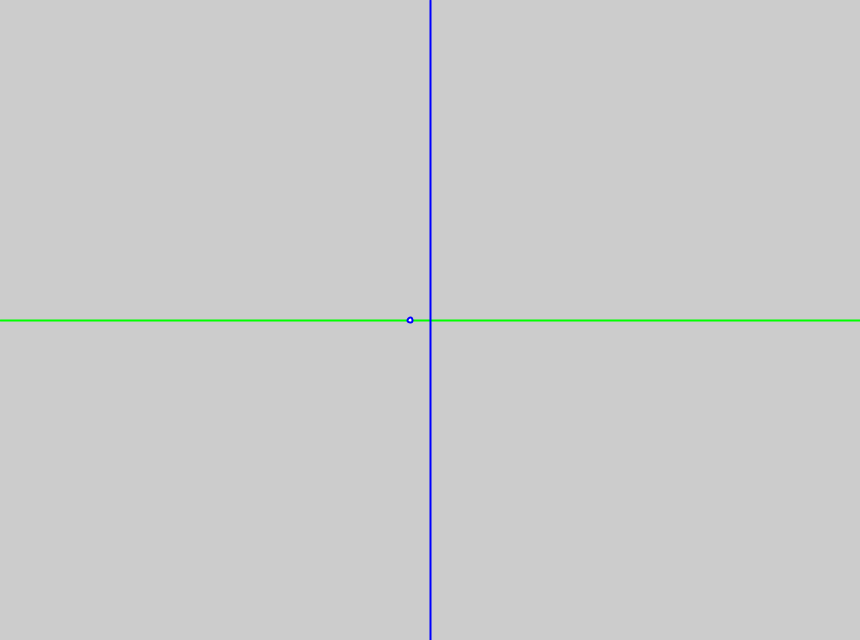
Frame 1 (no input)
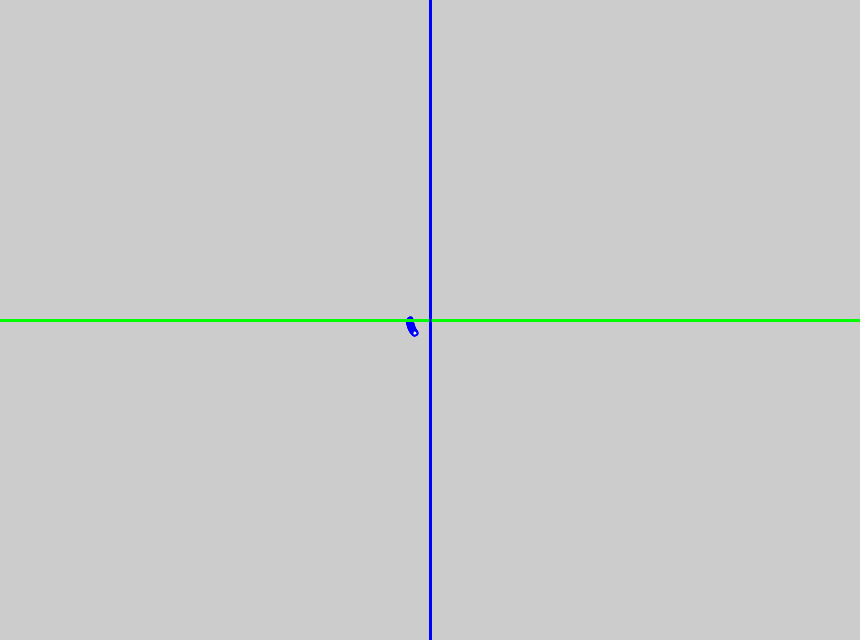
Frame 60 (the mouse pressed at the canvas centre just before this capture)
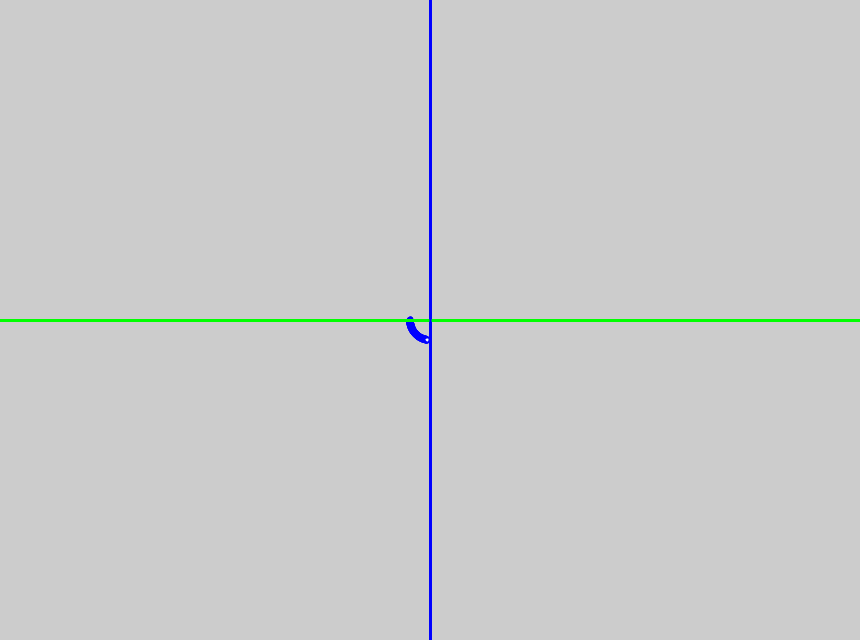
Frame 120 (the mouse held since frame 60 and released just before this capture)

The Processing sketch that drew these frames (run headless with seeded random() and noise(); from frame 60 on, the mouse is pressed at the canvas centre):

// Processing sketch: questao3
// ── questao3.pde
float startXPoint = -20;
float startYPoint = 0;
XYPlan xyPlan;
Spiral spiral;

void setup() {
  size(860, 640);
  float[] axis = new float[2];
  axis[0] = width/2;
  axis[1] = height/2;
  float[] center = {0 , 0};
  xyPlan = new XYPlan(axis);
  spiral = new Spiral(
    xyPlan.convertToPlan(center[0], center[1]), 
    xyPlan.convertToPlan(startXPoint, startYPoint)
  );
}

void draw() {
  xyPlan.display();
  spiral.display();
  spiral.moveParticle();
}

class XYPlan {
  float[] axis;
  
   XYPlan(float[] _axis) {
     axis = _axis;
   }
   
   float[] convertToPlan(float xPoint, float yPoint) {
     float[] coordinates = {xPoint, yPoint};
     coordinates[0] += axis[0];
     coordinates[1] += axis[1];
     return coordinates;
   }
   
   void display() {
     stroke(0, 255, 0);
     strokeWeight(2);
     line(0, axis[1], width, axis[1]);
     stroke(0, 0, 255);
     strokeWeight(2);
     line(axis[0], 0, axis[0], height);
   }
  
}

class Spiral {
  float[] center;
  float[] initialParticlePosition;
  float[] particlePosition = new float[2];
  float angle =  degrees(0);
  float r = 20;
  boolean sinalSin;
  
   Spiral(float[] _center, float[] _initialParticlePosition) {
     center = _center;
     initialParticlePosition = _initialParticlePosition;
     particlePosition[0] = _initialParticlePosition[0];
     particlePosition[1] = _initialParticlePosition[1];
     defineSinalSin();
   }
   
   boolean defineSinalSin() {
     boolean currentSinalSin = sinalSin;
     if(sin(angle) >= 0) {
       sinalSin = true;
     }else {
       sinalSin = false;
     }
     if(currentSinalSin != sinalSin) {
       return true;
     }
     return false;
   }
   
   void moveParticle() {
     angle += 0.012;
     particlePosition[0] = center[0] - cos(angle) * r;
     particlePosition[1] = center[1] + sin(angle) * r;
     if(defineSinalSin()) {
       r = 2*r;
       center[0] = initialParticlePosition[0];
       center[1] = initialParticlePosition[1];
       initialParticlePosition[0] = particlePosition[0];
       initialParticlePosition[1] = particlePosition[1];
     }
   }
   
   void display() {
     ellipse(particlePosition[0], particlePosition[1], 5, 5);
   }
  
}
